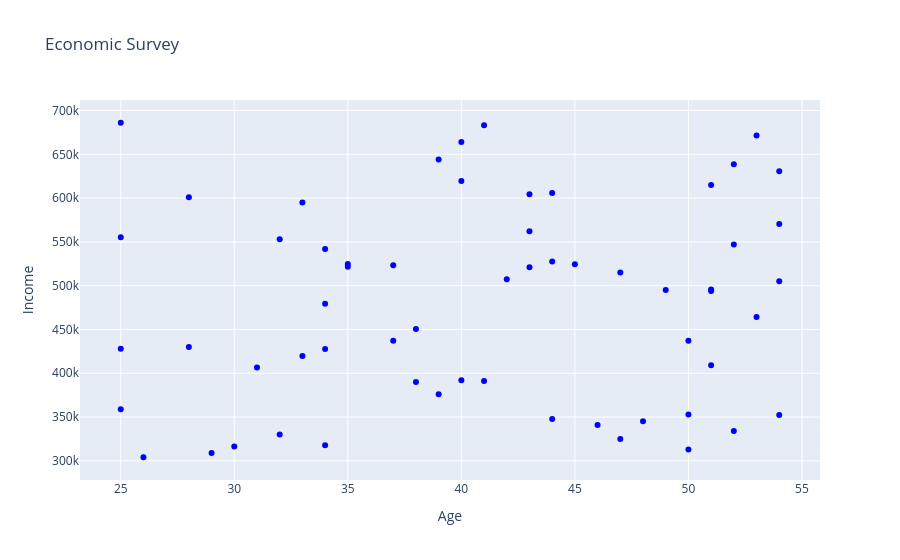

Here is the notebook cell this chart was saved with:
### Markdown cell above
**However in the previous output title, x-axis and y-axis labels are missing. Let us use the update_layout function to update the title and labels.**

### Code cell
## Here we update these values under function attributes such as title,xaxis_title and yaxis_title
fig.update_layout(title='Economic Survey', xaxis_title='Age', yaxis_title='Income')
# Display the figure
fig.show()

### Figure 1 — Plotly figure (JSON) as saved in the notebook; plotly's stock layout.template omitted (floating-point values rounded to 4 significant figures)
{"data": [{"marker": {"color": "blue"}, "mode": "markers", "type": "scatter", "x": [35, 32, 39, 51, 51, 26, 52, 34, 31, 37, 33, 28, 54, 53, 51, 47, 46, 43, 45, 49, 34, 54, 50, 43, 53, 40, 39, 35, 41, 40, 40, 25, 28, 33, 38, 30, 38, 50, 37, 47, 54, 51, 48, 25, 44, 50, 43, 34, 44, 52, 29, 32, 44, 52, 25, 42, 25, 41, 34, 54], "y": [524648, 552994, 376138, 409243, 614904, 304113, 333953, 427602, 406659, 523430, 419632, 430084, 630643, 671492, 493904, 325022, 340858, 520906, 524437, 495075, 541908, 352439, 352905, 562148, 464218, 663909, 643931, 521505, 683227, 391907, 619524, 428092, 600968, 594994, 390058, 316329, 450581, 312826, 437134, 515113, 504982, 495778, 345075, 555391, 527511, 437254, 604528, 479412, 605804, 547147, 309028, 330160, 347823, 638625, 686028, 507421, 358820, 391242, 317820, 570498]}], "layout": {"title": {"text": "Economic Survey"}, "xaxis": {"title": {"text": "Age"}}, "yaxis": {"title": {"text": "Income"}}}}
